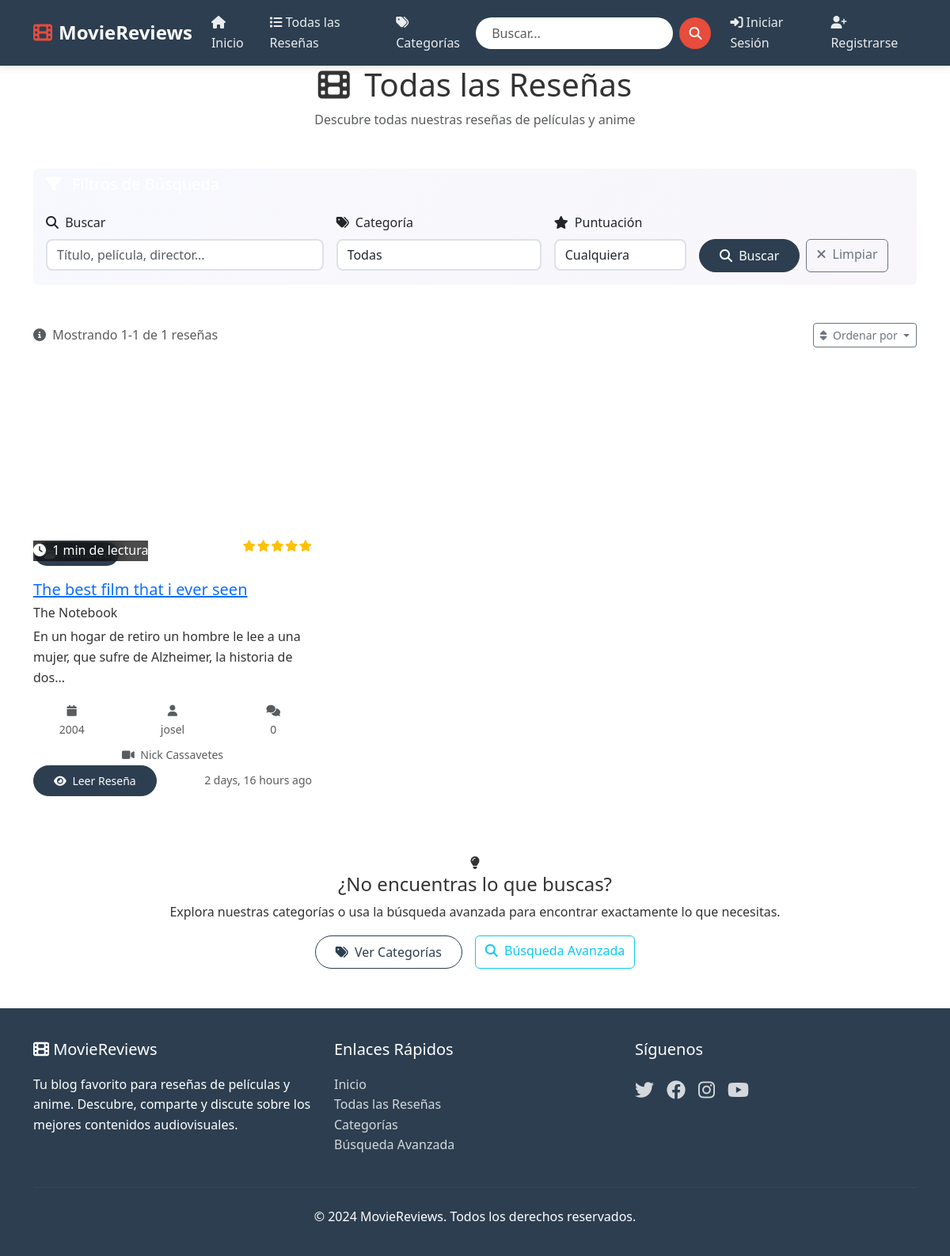
/posts/, run on the app's committed database.
### blog/models.py (models this page shows, shortened)
class Post(models.Model):
    RATING_CHOICES = [
        (1, '⭐'),
        (2, '⭐⭐'),
        (3, '⭐⭐⭐'),
        (4, '⭐⭐⭐⭐'),
        (5, '⭐⭐⭐⭐⭐'),
    ]
    title = models.CharField(max_length=200)
    slug = models.SlugField(max_length=200, unique=True)
    author = models.ForeignKey(User, on_delete=models.CASCADE, related_name='blog_posts')
    category = models.ForeignKey(Category, on_delete=models.CASCADE, related_name='posts')
    subcategory = models.ForeignKey(Subcategory, on_delete=models.CASCADE, related_name='posts', blank=True, null=True)
    content = models.TextField()
    excerpt = models.TextField(max_length=300, help_text="Breve descripción de la reseña")
    movie_title = models.CharField(max_length=200, verbose_name="Título de la película/anime")
    director = models.CharField(max_length=200, blank=True)
    release_year = models.IntegerField(help_text="Año de estreno")
    rating = models.IntegerField(choices=RATING_CHOICES, default=3)
    featured_image = models.ImageField(upload_to='blog/images/', blank=True, null=True)
    poster_image = models.ImageField(upload_to='blog/posters/', blank=True, null=True, help_text="Poster de la película")
    created_at = models.DateTimeField(default=timezone.now)
    updated_at = models.DateTimeField(auto_now=True)
    published = models.BooleanField(default=False)
    featured = models.BooleanField(default=False, help_text="Destacar en página principal")
    meta_description = models.CharField(max_length=160, blank=True)
    class Meta:
        ordering = ['-created_at']
        indexes = [
            models.Index(fields=['published', '-created_at']),
            models.Index(fields=['category', 'published']),
            models.Index(fields=['featured', 'published']),
        ]
    def get_absolute_url(self):
        return reverse('blog:post_detail', kwargs={'slug': self.slug})

class Category(models.Model):
    name = models.CharField(max_length=100, unique=True)
    slug = models.SlugField(max_length=100, unique=True)
    description = models.TextField(blank=True)
    created_at = models.DateTimeField(auto_now_add=True)
    class Meta:
        verbose_name_plural = "Categories"
        ordering = ['name']
    def get_absolute_url(self):
        return reverse('blog:category_posts', kwargs={'slug': self.slug})

### blog/views.py (the view)
# urls.py: path('posts/', views.PostListView.as_view(), name='post_list'),
class PostListView(ListView):
    model = Post
    template_name = 'blog/post_list.html'
    context_object_name = 'posts'
    paginate_by = 9
    def get_queryset(self):
        return Post.objects.filter(published=True).select_related('author', 'category')

### blog/templatetags/blog_extras.py (called while the page is built)
@register.filter
def truncate_smart(text, length=100):
    if not text or len(text) <= length:
        return text
    truncated = text[:length]
    last_space = truncated.rfind(' ')
    if last_space > 0:
        truncated = truncated[:last_space]
    return f"{truncated}..."

@register.filter
def reading_time(text):
    if not text:
        return 0
    word_count = len(text.split())
    minutes = max(1, round(word_count / 250))
    if minutes == 1:
        return "1 min de lectura"
    else:
        return f"{minutes} min de lectura"

@register.simple_tag
def get_popular_categories():
    from blog.models import Category
    from django.db.models import Count
    return Category.objects.annotate(
        post_count=Count('posts', filter=Q(posts__published=True))
    ).filter(post_count__gt=0).order_by('-post_count')[:5]

@register.inclusion_tag('blog/components/rating_stars.html')
def rating_stars(rating, show_text=True):
    try:
        rating = int(rating)
    except (ValueError, TypeError):
        rating = 0
    return {
        'rating': rating,
        'stars_filled': range(rating),
        'stars_empty': range(5 - rating),
        'show_text': show_text
    }

@register.filter
def category_icon(category_name):
    category_lower = category_name.lower()
    if 'anime' in category_lower:
        return 'fas fa-dragon'
    elif 'película' in category_lower or 'movie' in category_lower:
        return 'fas fa-film'
    elif 'serie' in category_lower:
        return 'fas fa-tv'
    elif 'documental' in category_lower:
        return 'fas fa-book-open'
    else:
        return 'fas fa-folder-open'

### blog/templates/blog/post_list.html (shortened to what this page needs)
{% extends 'base.html' %}
{% load static %}
{% load blog_extras %}
{% block content %}
<div class="container section-spacing">
    <div class="section-header text-center mb-5 animate-fade-in-up">
        <h1 class="section-title text-gradient">
            <i class="fas fa-film me-2"></i>
            Todas las Reseñas
        </h1>
        <p class="section-subtitle text-muted">
            Descubre todas nuestras reseñas de películas y anime
        </p>
    </div>
    <div class="row mb-5">
        <div class="col-12">
            <div class="card filter-card animate-fade-in-down">
                <div class="card-header">
                    <h5 class="mb-0">
                        <i class="fas fa-filter me-2"></i>
                    </h5>
                </div>
                <div class="card-body">
                    <form method="get" action="{% url 'blog:search' %}" class="row g-3">
                        <div class="col-md-4">
                            <label class="form-label">
                                <i class="fas fa-search me-1"></i>
                                Buscar
                            </label>
                            <input type="text" name="query" class="form-control"
                                   placeholder="Título, película, director..." value="{{ request.GET.query }}">
                        </div>
                        <div class="col-md-3">
                            <label class="form-label">
                                <i class="fas fa-tags me-1"></i>
                                Categoría
                            </label>
                            <select name="category" class="form-control">
                                <option value="">Todas</option>
                                {% get_popular_categories as categories %}
                            </select>
                        </div>
                        <div class="col-md-2">
                            <label class="form-label">
                                <i class="fas fa-star me-1"></i>
                                Puntuación
                            </label>
                            <select name="rating" class="form-control">
                                <option value="">Cualquiera</option>
                            </select>
                        </div>
                        <div class="col-md-3">
                            <label class="form-label">&nbsp;</label>
                            <div class="d-flex gap-2">
                                <button type="submit" class="btn btn-primary btn-ripple">
                                    <i class="fas fa-search me-1"></i> Buscar
                                </button>
                                <a href="{% url 'blog:post_list' %}" class="btn btn-outline-secondary">
                                    <i class="fas fa-times me-1"></i> Limpiar
                                </a>
                            </div>
                        </div>
                    </form>
                </div>
            </div>
        </div>
    </div>
    {% if posts %}
    <div class="results-summary mb-4 animate-fade-in-up">
        <div class="d-flex justify-content-between align-items-center">
            <div class="results-info">
                <h6 class="text-muted mb-0">
                    <i class="fas fa-info-circle me-1"></i>
                    Mostrando {{ page_obj.start_index }}-{{ page_obj.end_index }}
                    de {{ page_obj.paginator.count }} reseñas
                </h6>
            </div>
            <div class="sort-options">
                <div class="dropdown">
                    <button class="btn btn-outline-secondary btn-sm dropdown-toggle" type="button"
                            data-bs-toggle="dropdown" aria-expanded="false">
                        <i class="fas fa-sort me-1"></i>
                        Ordenar por
                    </button>
                </div>
            </div>
        </div>
    </div>
    {% endif %}
    <div class="posts-grid">
        <div class="row stagger-children">
            {% for post in posts %}
            <div class="col-lg-4 col-md-6 mb-4">
                <div class="post-card hover-lift {% if post.featured %}post-card-featured{% endif %}">
                    <div class="post-card-image">
                        {% if post.featured_image %}
                        <img src="{{ post.featured_image.url }}" alt="{{ post.title }}" loading="lazy">
                        {% else %}
                        <div class="placeholder-image">
                            <i class="fas fa-film fs-1"></i>
                        </div>
                        {% endif %}
                        <div class="reading-time-badge">
                            <i class="fas fa-clock me-1"></i>
                            {{ post.content|reading_time }}
                        </div>
                    </div>
                    <div class="post-card-content">
                        <div class="d-flex justify-content-between align-items-start mb-3">
                            <a href="{{ post.category.get_absolute_url }}" class="category-badge {{ post.category.name|lower }}">
                                <i class="{{ post.category.name|category_icon }} me-1"></i>
                                {{ post.category.name }}
                            </a>
                            <div class="rating-stars">
                                {% rating_stars post.rating False %}
                            </div>
                        </div>
                        <h5 class="post-card-title">
                            <a href="{{ post.get_absolute_url }}">{{ post.title }}</a>
                        </h5>
                        <h6 class="post-card-movie">{{ post.movie_title }}</h6>
                        <p class="post-card-excerpt">{{ post.excerpt|truncate_smart:100 }}</p>
                        <div class="post-card-meta">
                            <div class="row text-center mb-2">
                                <div class="col-4">
                                    <small class="text-muted">
                                        <i class="fas fa-calendar"></i>
                                        <div>{{ post.release_year }}</div>
                                    </small>
                                </div>
                                <div class="col-4">
                                    <small class="text-muted">
                                        <i class="fas fa-user"></i>
                                        <div>{{ post.author.first_name|default:post.author.username|truncatechars:8 }}</div>
                                    </small>
                                </div>
                                <div class="col-4">
                                    <small class="text-muted">
                                        <i class="fas fa-comments"></i>
                                        <div>{{ post.comments.count }}</div>
                                    </small>
                                </div>
                            </div>
                            {% if post.director %}
                            <div class="text-center">
                                <small class="text-muted">
                                    <i class="fas fa-video me-1"></i>
                                    {{ post.director|truncate_smart:20 }}
                                </small>
                            </div>
                            {% endif %}
                        </div>
                    </div>
                    <div class="card-footer bg-transparent">
                        <div class="d-flex justify-content-between align-items-center">
                            <a href="{{ post.get_absolute_url }}" class="btn btn-primary btn-sm btn-ripple">
                                <i class="fas fa-eye me-1"></i> Leer Reseña
                            </a>
                            <small class="text-muted">
                                {{ post.created_at|timesince }} ago
                            </small>
                        </div>
                    </div>
                </div>
            </div>
            {% endfor %}
        </div>
    </div>
    <div class="quick-actions-section mt-5">
        <div class="hero-card text-center animate-scale-in">
            <div class="hero-card-icon">
                <i class="fas fa-lightbulb"></i>
            </div>
            <h4 class="hero-card-title">¿No encuentras lo que buscas?</h4>
            <p class="hero-card-description">
                Explora nuestras categorías o usa la búsqueda avanzada para encontrar exactamente lo que necesitas.
            </p>
            <div class="quick-action-buttons d-flex gap-3 justify-content-center flex-wrap">
                <a href="{% url 'blog:categories_list' %}" class="btn btn-outline-primary hover-lift">
                    <i class="fas fa-tags me-1"></i> Ver Categorías
                </a>
                <a href="{% url 'blog:search' %}" class="btn btn-outline-info hover-lift">
                    <i class="fas fa-search me-1"></i> Búsqueda Avanzada
                </a>
            </div>
        </div>
    </div>
</div>
{% endblock %}

### blog/templates/blog/components/rating_stars.html (shortened to what this page needs)
{% load blog_extras %}
<div class="rating-stars-container">
    <div class="stars">
        {% for i in "12345" %}
            {% if forloop.counter <= rating %}
                <i class="fas fa-star text-warning"></i>
            {% else %}
                <i class="far fa-star text-muted"></i>
            {% endif %}
        {% endfor %}
    </div>
</div>

### blog/templates/base.html (style rules this page uses)
:root { --primary-color: #2c3e50; --secondary-color: #34495e; --accent-color: #e74c3c; --light-bg: #f8f9fa; --dark-bg: #1a1a1a; --text-color: #333; --border-color: #dee2e6; }
body { font-family: 'Segoe UI', Tahoma, Geneva, Verdana, sans-serif; line-height: 1.6; color: var(--text-color); }
.card { border: none; box-shadow: 0 4px 15px rgba(0,0,0,0.1); transition: transform 0.3s ease, box-shadow 0.3s ease; overflow: hidden; }
.btn-primary { background-color: var(--primary-color); border-color: var(--primary-color); border-radius: 25px; padding: 8px 25px; font-weight: 500; }
.btn-outline-primary { color: var(--primary-color); border-color: var(--primary-color); border-radius: 25px; padding: 8px 25px; font-weight: 500; }
.category-badge { background-color: var(--primary-color); color: white; padding: 4px 12px; border-radius: 15px; font-size: 0.85rem; text-decoration: none; display: inline-block; margin: 2px; }
.form-control { border-radius: 8px; border: 2px solid var(--border-color); transition: border-color 0.3s ease; }

### blog/templates/blog/components/rating_stars.html (style rules this page uses)
.rating-stars-container { display: flex; align-items: center; gap: 0.5rem; }
.stars { display: flex; gap: 0.1rem; }
.stars i { font-size: 0.9rem; transition: color 0.2s ease; }
.stars i.fa-star { color: #ffc107; }

### blog/templates/blog/post_list.html (style rules this page uses)
.filter-card { background: linear-gradient(135deg, rgba(102, 126, 234, 0.05) 0%, rgba(118, 75, 162, 0.05) 100%); border: none; box-shadow: var(--shadow-lg); }
.filter-card .card-header { background: var(--bg-gradient-1); color: white; border-bottom: none; }
.results-summary { background: white; border-radius: var(--border-radius-lg); padding: var(--space-lg); box-shadow: var(--shadow-sm); }
.posts-grid .row { margin: 0 -15px; }
.posts-grid .col-lg-4, .posts-grid .col-md-6 { padding: 0 15px; }
.reading-time-badge { position: absolute; top: var(--space-md); left: var(--space-md); background: rgba(0, 0, 0, 0.7); color: white; padding: var(--space-xs) var(--space-sm); border-radius: var(--border-radius-md); font-size: var(--font-size-xs); backdrop-filter: blur(10px); }
.placeholder-image { height: 220px; background: var(--bg-gradient-1); display: flex; align-items: center; justify-content: center; color: white; font-size: 3rem; }
.quick-action-buttons { margin-top: var(--space-lg); }

### data on the page
Post: content|reading_time "1 min de lectura", category.name "Romance", rating 5 (drawn), title "The best film that i ever seen", movie_title "The Notebook", excerpt "En un hogar de retiro un hombre le lee a una mujer, que sufre de Alzheimer, la historia de dos...", release_year "2004", author.first_name "josel", comments.count "0", director "Nick Cassavetes", created_at "2 days, 16 hours"

### other printed values
{{ page_obj.start_index }} "1"
{{ page_obj.end_index }} "1"
{{ page_obj.paginator.count }} "1"
